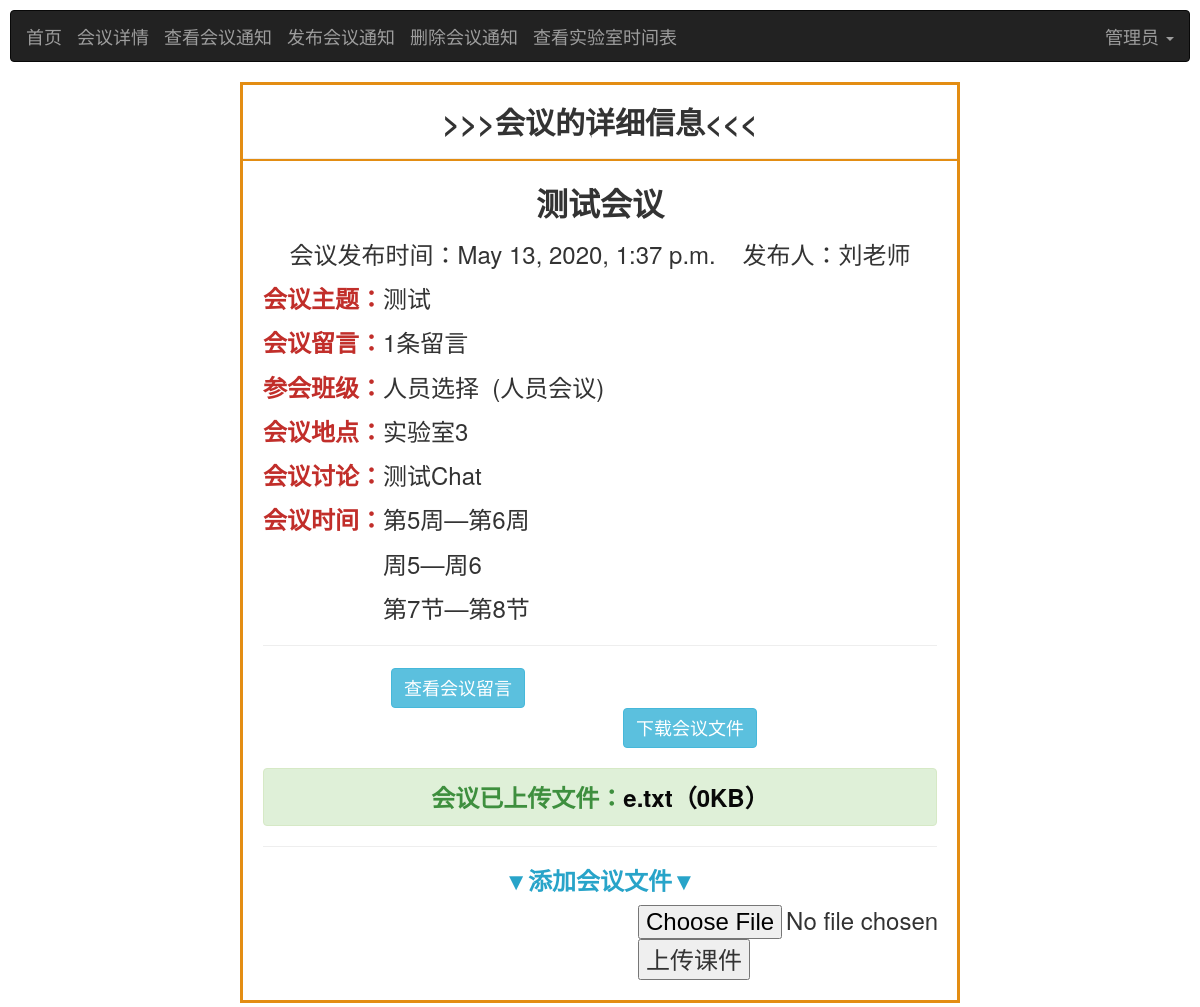
The page /meeting/detailMeeting/1/39 (signed in) on the database its author committed.
### base/models.py (models this page shows, shortened)
class User(AbstractUser):#继承内置模型User，并在User的基础上添加新字段
    USER_TYPE = (
        (0, "学生"),
        (1, "老师"),
        (2, "管理员"),#需根据user_type的字段类型进行设置
    )
    name = models.CharField('姓名', max_length=50,default='')
    introduce = models.TextField('简介', default='什么都没留下...')
    photo = models.ImageField('头像', blank=True, upload_to='images/user/')
    user_type = models.IntegerField('身份标识(0:学生/1:老师/2:管理员)',default=0,choices=USER_TYPE)
    user_banji=models.ForeignKey(Banji,on_delete=models.CASCADE, null=True,blank=True,verbose_name='用户班级')
    user_major=models.ForeignKey(Major,on_delete=models.CASCADE,null=True,blank=True,verbose_name='用户专业')

class Banji(models.Model):
    banji_name = models.CharField(default='',max_length=50, unique=True)
    banji_major = models.ForeignKey(Major, on_delete=models.CASCADE, null=False,verbose_name='班级的专业')
    class Meta:
        verbose_name = '班级'  # 模型类的名字
        verbose_name_plural = '班级'  # 模型类名字的复数形式，且优先显示

class Major(models.Model):
    major_name = models.CharField(default='',max_length=50, unique=True)
    major_department = models.ForeignKey(Department, null=False, on_delete=models.CASCADE,verbose_name='专业的学院')
    class Meta:
        verbose_name = '专业'  # 模型类的名字
        verbose_name_plural = '专业'  # 模型类名字的复数形式，且优先显示

class DateAndLab(models.Model):
    lab = models.ForeignKey(Lab, on_delete=models.CASCADE, null=False,verbose_name='实验室')
    meeting=models.ForeignKey(Meeting,on_delete=models.CASCADE,null=False,verbose_name='会议')
    start_week = models.IntegerField('开始周数',null=False)
    end_week = models.IntegerField('结束周数',null=False)
    start_day = models.IntegerField('开始星期',null=False)
    end_day = models.IntegerField('结束星期', null=False)
    start = models.IntegerField('开始节数',null=False)
    end = models.IntegerField('结束节数',null=False)
    class Meta:
        verbose_name = '会议时间地点'#模型类的名字
        verbose_name_plural = '会议时间地点'#模型类名字的复数形式，且优先显示

class Lab(models.Model):
    lab_name = models.CharField(default='', max_length=100,unique=True)
    class Meta:
        verbose_name = '实验室'  # 模型类的名字
        verbose_name_plural = '实验室'  # 模型类名字的复数形式，且优先显示

### meeting/models.py (models this page shows, shortened)
class Meeting(models.Model):
    meeting_name= models.CharField("会议名字",max_length=50)
    meeting_theme=models.CharField("会议主题",default="",max_length=50)
    meeting_user=models.ForeignKey(User,on_delete=models.CASCADE,null=False,verbose_name='会议发布者')
    meeting_banji=models.ForeignKey(Banji,on_delete=models.CASCADE,null=False,verbose_name='会议的班级')
    meeting_file=models.FileField("上传文件",blank=True,upload_to='upload/files/')
    filename=models.CharField("文件名",default="",max_length=50)
    filesize=models.IntegerField("文件大小",null=True,blank=True)
    create_date=models.DateTimeField("会议创建时间",default=timezone.now)#新增时自动获取当前日期
    class Meta:
        verbose_name = '会议'#模型类的名字
        verbose_name_plural = '会议'#模型类名字的复数形式，且优先显示

### chat/models.py (models this page shows, shortened)
class Chat(models.Model):
    CHAT_START = (
        (1, "开启"),
        (0, "关闭"),
    )
    chat_user=models.ForeignKey(User,on_delete=models.CASCADE,default="",verbose_name='讨论区创建者')
    chat_name= models.CharField("讨论区名称",max_length=100)
    meeting=models.ForeignKey(Meeting,on_delete=models.CASCADE,default="",verbose_name='讨论区的会议')
    chat_start=models.IntegerField("讨论区开启标志",default=0,choices=CHAT_START)
    create_date=models.DateTimeField("讨论区创建时间",default=timezone.now)#新增时自动获取当前日期
    class Meta:
        verbose_name = '讨论区'#模型类的名字
        verbose_name_plural = '讨论区'#模型类名字的复数形式，且优先显示

### meeting/views.py (the view)
# urls.py: path('detailMeeting/<int:id>/<int:meeting_id>',detailMeetingView,name='detailMeeting'),
@login_required(login_url='/')
def detailMeetingView(request, id, meeting_id):
    user = User.objects.get(id=id)
    meeting = Meeting.objects.get(id=meeting_id)
    boards=BoardMeeting.objects.filter(meeting_id=meeting.id)
    dataAndlab = DateAndLab.objects.get(meeting_id=meeting_id)
    result = False
    try:
        chat= Chat.objects.get(meeting_id=meeting_id)
    except Exception:
        result=True
    return render(request, 'detailMeeting.html', locals())

### templates/detailMeeting.html (shortened to what this page needs)
<!DOCTYPE html>
<html lang="en">
<head>
    {% load staticfiles %}
    <link rel="stylesheet" href="https://cdn.staticfile.org/twitter-bootstrap/3.3.7/css/bootstrap.min.css">
</head>
<body>
<div style="margin: 10px">
    <nav class="navbar navbar-inverse" role="navigation">
        <div class="container-fluid">
            <div class="navbar-header">
                <a class="navbar-brand" href="{% url 'index:index' id 1 %}">首页</a>
            </div>
            <div class="navbar-header">
                <a class="navbar-brand" href="{% url 'meeting:detailMeeting' id meeting_id %}">会议详情</a>
            </div>
            <div class="navbar-header">
                <a class="navbar-brand" href="{% url 'meeting:checkMeeting' id 1 %}">查看会议通知</a>
            </div>
            {% if user.user_type != 0 %}
                <div class="navbar-header">
                    <a class="navbar-brand" href="{% url 'meeting:createMeeting' id %}">发布会议通知</a>
                </div>
                <div class="navbar-header">
                    <a class="navbar-brand" href="{% url 'meeting:deleteMeeting' id 1 %}">删除会议通知</a>
                </div>
            {% endif %}
            <div class="navbar-header">
                <a class="navbar-brand" href="{% url 'base:labSchedule' id 1 %}">查看实验室时间表</a>
            </div>
            <div>
                <ul class="nav navbar-nav navbar-right">
                    <li class="dropdown">
                        <a href="" class="dropdown-toggle" data-toggle="dropdown" style="font-size: 18px">
                            {% if user.name == "" %}
                                {{ user.username }}
                            {% else %}
                                {{ user.name }}
                            {% endif %}
                            <b class="caret"></b>
                        </a>
                    </li>
                </ul>
            </div>
        </div>
    </nav>
</div>
<br/>
<main style="margin-top:-20px;margin-bottom: 20px;margin-left: 240px;margin-right: 240px;border: solid;border-color: #e38d13">
    <div class="infosbox">
        <h2 style="text-align: center"><strong>>>>会议的详细信息<<<</strong></h2>
        <hr style="background-color: #e38d13;height: 2px">
        <div style="margin: 20px">
            <p style="text-align: center;font-weight: bold;font-size: xx-large">{{ meeting.meeting_name }}</p>
            <p style="text-align: center;font-size: x-large">
                会议发布时间：{{ meeting.create_date }}&nbsp&nbsp&nbsp&nbsp发布人：{{ meeting.meeting_user.name }}
            <p style="font-size: x-large"><strong
                    style="color: #c12e2a">会议主题：</strong>{{ meeting.meeting_theme }}</p>
            <p style="font-size: x-large"><strong
                    style="color: #c12e2a">会议留言：</strong>{{ boards.count }}条留言</p>
            <p style="font-size: x-large"><strong
                    style="color: #c12e2a">参会班级：</strong>{{ meeting.meeting_banji.banji_name }}
                &nbsp({{ meeting.meeting_banji.banji_major.major_name }})</p>
            <p style="font-size: x-large"><strong style="color: #c12e2a">会议地点：</strong>{{ dataAndlab.lab.lab_name }}</p>
            {% if result %}
                <p style="font-size: x-large"><strong style="color: #c12e2a">会议讨论：</strong>未创建讨论区</p>
            {% else %}
                <p style="font-size: x-large"><strong style="color: #c12e2a">会议讨论：</strong>{{ chat.chat_name }}</p>
            {% endif %}
            {% if dataAndlab.start_week == dataAndlab.end_week %}
                <p style="font-size: x-large"><strong style="color: #c12e2a">会议时间：</strong>第{{ dataAndlab.start_week }}周
                </p>
            {% else %}
                <p style="font-size: x-large"><strong style="color: #c12e2a">会议时间：</strong>第{{ dataAndlab.start_week }}周—第{{ dataAndlab.end_week }}周
                </p>
            {% endif %}
            {% if dataAndlab.start_day == dataAndlab.end_day %}
                {% if dataAndlab.start_day == 1 %}
                    <p style="font-size: x-large">
                        &nbsp&nbsp&nbsp&nbsp&nbsp&nbsp&nbsp&nbsp&nbsp&nbsp&nbsp&nbsp&nbsp&nbsp&nbsp&nbsp&nbsp&nbsp星期一</p>
                {% elif  dataAndlab.start_day == 2 %}
                    <p style="font-size: x-large">
                        &nbsp&nbsp&nbsp&nbsp&nbsp&nbsp&nbsp&nbsp&nbsp&nbsp&nbsp&nbsp&nbsp&nbsp&nbsp&nbsp&nbsp&nbsp星期二</p>
                {% elif  dataAndlab.start_day == 3 %}
                    <p style="font-size: x-large">
                        &nbsp&nbsp&nbsp&nbsp&nbsp&nbsp&nbsp&nbsp&nbsp&nbsp&nbsp&nbsp&nbsp&nbsp&nbsp&nbsp&nbsp&nbsp星期三</p>
                {% elif  dataAndlab.start_day == 4 %}
                    <p style="font-size: x-large">
                        &nbsp&nbsp&nbsp&nbsp&nbsp&nbsp&nbsp&nbsp&nbsp&nbsp&nbsp&nbsp&nbsp&nbsp&nbsp&nbsp&nbsp&nbsp星期四</p>
                {% elif  dataAndlab.start_day == 5 %}
                    <p style="font-size: x-large">
                        &nbsp&nbsp&nbsp&nbsp&nbsp&nbsp&nbsp&nbsp&nbsp&nbsp&nbsp&nbsp&nbsp&nbsp&nbsp&nbsp&nbsp&nbsp星期五</p>
                {% elif  dataAndlab.start_day == 6 %}
                    <p style="font-size: x-large">
                        &nbsp&nbsp&nbsp&nbsp&nbsp&nbsp&nbsp&nbsp&nbsp&nbsp&nbsp&nbsp&nbsp&nbsp&nbsp&nbsp&nbsp&nbsp星期六</p>
                {% elif  dataAndlab.start_day == 7 %}
                    <p style="font-size: x-large">
                        &nbsp&nbsp&nbsp&nbsp&nbsp&nbsp&nbsp&nbsp&nbsp&nbsp&nbsp&nbsp&nbsp&nbsp&nbsp&nbsp&nbsp&nbsp星期日</p>
                {% endif %}
            {% else %}
                <p style="font-size: x-large">
                    &nbsp&nbsp&nbsp&nbsp&nbsp&nbsp&nbsp&nbsp&nbsp&nbsp&nbsp&nbsp&nbsp&nbsp&nbsp&nbsp&nbsp&nbsp周{{ dataAndlab.start_day }}—周{{ dataAndlab.end_day }}</p>
            {% endif %}
            {% if dataAndlab.start == dataAndlab.end %}
                <p style="font-size: x-large">
                    &nbsp&nbsp&nbsp&nbsp&nbsp&nbsp&nbsp&nbsp&nbsp&nbsp&nbsp&nbsp&nbsp&nbsp&nbsp&nbsp&nbsp&nbsp第{{ dataAndlab.start }}节</p>
            {% else %}
                <p style="font-size: x-large">
                    &nbsp&nbsp&nbsp&nbsp&nbsp&nbsp&nbsp&nbsp&nbsp&nbsp&nbsp&nbsp&nbsp&nbsp&nbsp&nbsp&nbsp&nbsp第{{ dataAndlab.start }}节—第{{ dataAndlab.end }}节</p>
            {% endif %}
            <hr style="height: 2px">
            <a href="{% url 'meeting:boardMeeting' id meeting_id 1 %}">
                <button id="button" type="button" class="btn btn-info" style="margin-left: 128px;font-size: large">
                    查看会议留言
                </button>
            </a>
            {% if meeting.meeting_file == "" %}
                <button disabled="disabled" type="button" class="btn btn-info"
                        style="margin-left: 360px;font-size: large">
                    下载会议文件
                </button>
                <h3>
                    <div class="alert alert-danger" style="text-align: center;font-weight: bolder;color:#c12e2a">
                        会议未上传文件
                    </div>
                </h3>
            {% else %}
                <a href="{% url 'meeting:downloadMeeting' meeting_id meeting.filename %}">
                    <button type="button" class="btn btn-info" style="margin-left: 360px;font-size: large">下载会议文件
                    </button>
                </a>
                <h3>
                    <div class="alert alert-success" style="text-align: center;font-weight: bolder;color:#3e8f3e">
                        会议已上传文件：<a style="color: #080808">{{ meeting.filename }}（{{ meeting.filesize }}KB）</a>
                    </div>
                </h3>
            {% endif %}
            {% if user.user_type != 0 %}
                <hr/>
                <h3 style="text-align: center;font-size: x-large;color: #28a4c9"><strong>▼添加会议文件▼</strong></h3>
                <form enctype="multipart/form-data" action="{% url 'meeting:uploadMeeting' id meeting_id %}"
                      method="post">
                    <input style="margin-left: 375px;font-size: x-large" type="file" name="meetingFile"/>
                    <input style=" margin-left: 375px;font-size: x-large" type="submit" value="上传课件"/>
                </form>
            {% endif %}
        </div>
    </div>
</main>
</body>
</html>

### rows shown on the page
User: name "管理员"
Meeting: meeting_name "测试会议", create_date "May 13, 2020, 1:37 p.m.", meeting_user.name "刘老师", meeting_theme "测试", meeting_banji.banji_name "人员选择", meeting_banji.banji_major.major_name "人员会议", filename "e.txt", filesize "0"
DateAndLab: lab.lab_name "实验室3", start_week "5", end_week "6", start_day "5", end_day "6", start "7", end "8"
Chat: chat_name "测试Chat"

### other values the page prints
{{ boards.count }} "1"
